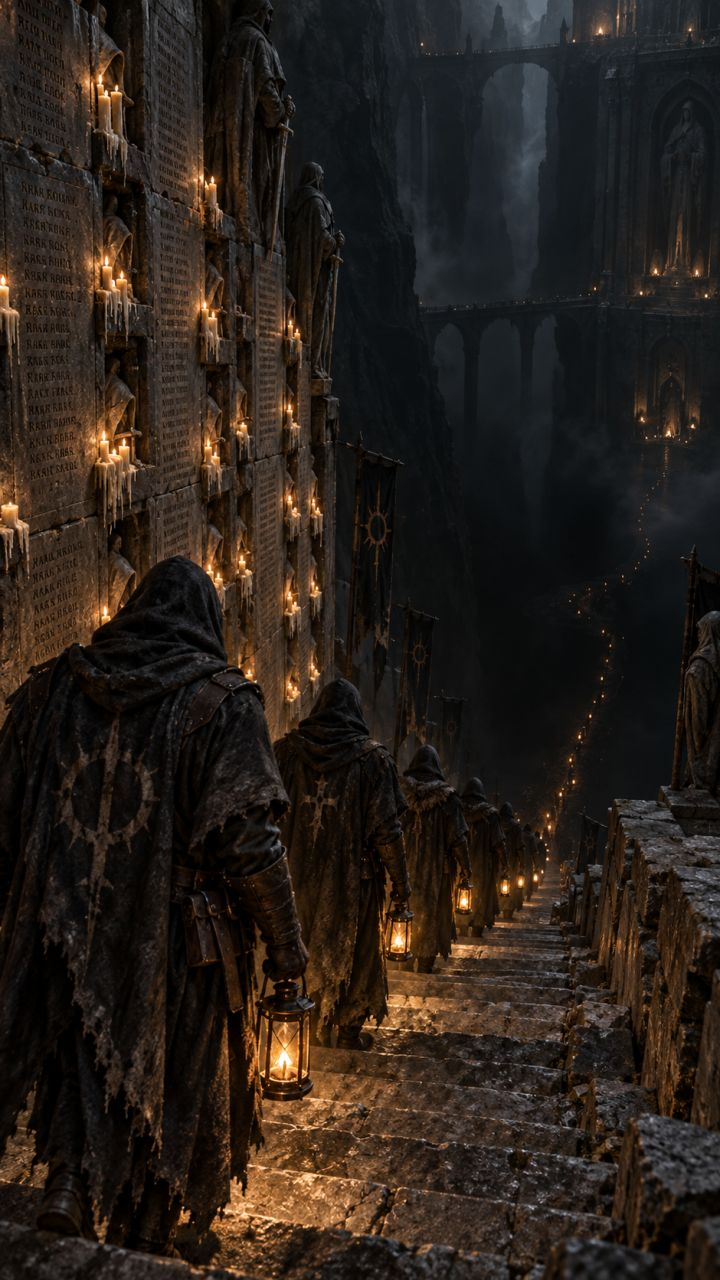
#> input picture assets/img/c_bearers.jpg, 720 x 1280 px
$ python -i process_art.py   (imports and definitions only)
#> lines starting #> are read from the running program, lines starting #| are printed output that depends on the picture; after the words box and inside, x2 and y2 are one past the last pixel; in counts of white or black regions, pixels touching at a corner belong together
#> further down, picture is the input picture: shape (1280, 720, 3); mean B, G, R 26.4, 32.9, 41.4
"""Turns raw generated art into transparent WebP game assets.

Usage: python tools/process_art.py <raw_dir> <artmap.txt>
artmap lines:  key=file.png            (single portrait)
               SHEET file.png=k1,...,k9 (3x3 icon sheet, row-major)
"""
import os
import sys

import cv2
import numpy as np
from scipy import ndimage

ROOT = os.path.dirname(os.path.dirname(os.path.abspath(__file__)))
OUT = {
    'foe': os.path.join(ROOT, 'assets', 'foe'),
    'hero': os.path.join(ROOT, 'assets', 'hero'),
    'items': os.path.join(ROOT, 'assets', 'items'),
}


# [9 lines left out: function load_premul, not called in this run]


def extract_alpha(rgb, thresh=0.085, holes=False):
    """Background = dark pixels connected to the border. Glows outside the subject keep a luminance alpha.
    holes=True also clears large enclosed near-black areas (e.g. the inside of a necklace loop)."""
#> called with thresh = 0.085, holes = False
    mx = rgb.max(-1)
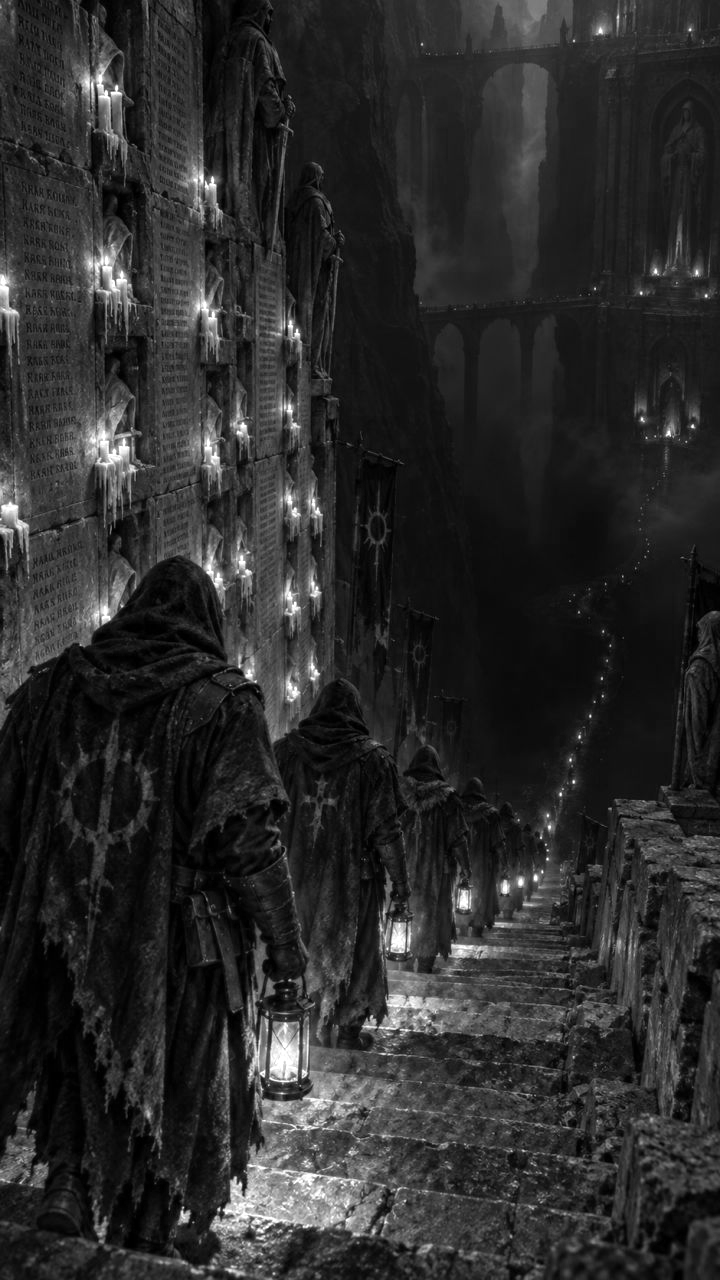
#> mx: shape (1280, 720); min 0, max 255, mean 43.3
    dark = mx < thresh
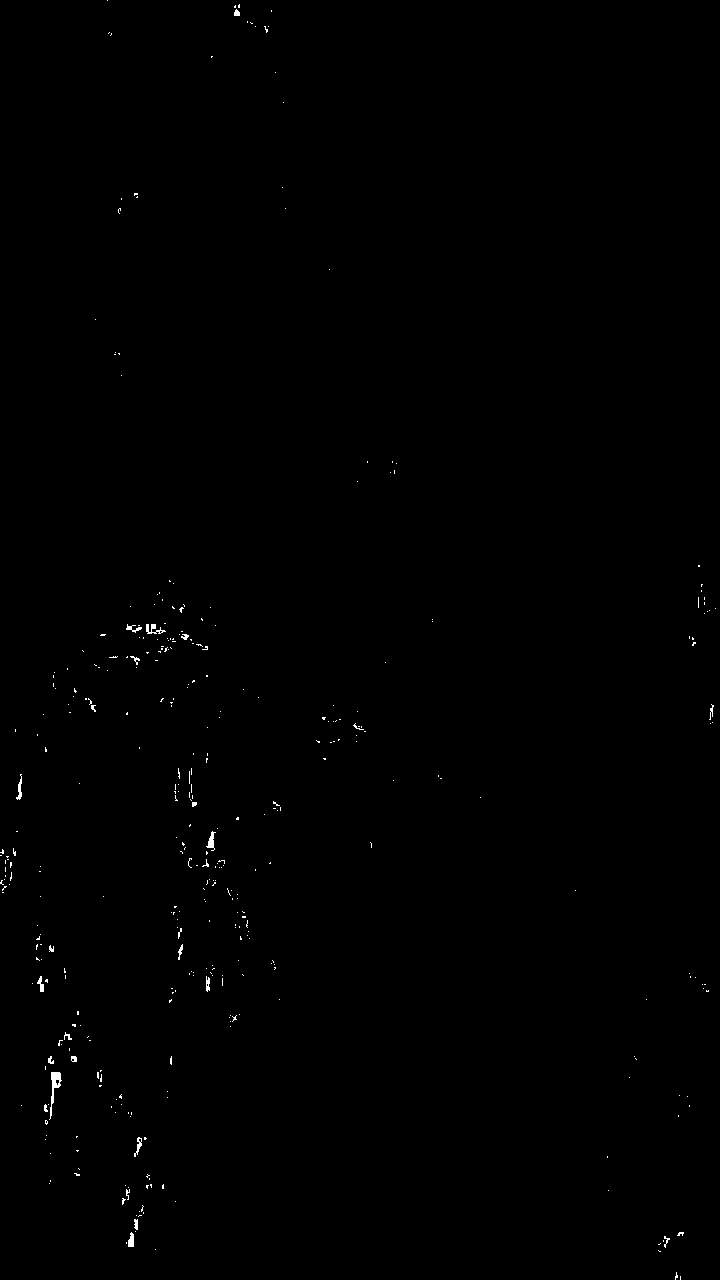
#> dark: shape (1280, 720) bool; 0.27% white in thin lines or dots
    lab, n = ndimage.label(dark)
#> lab: shape (1280, 720) int32; 454 distinct labels, from 0 to 453
#> n = 453
    border = np.unique(np.concatenate([lab[0], lab[-1], lab[:, 0], lab[:, -1]]))
#> border = [0, 1, 218, 223, 250, 452, 453]
    border = border[border > 0]
#> border = [1, 218, 223, 250, 452, 453]
    bg = np.isin(lab, border)
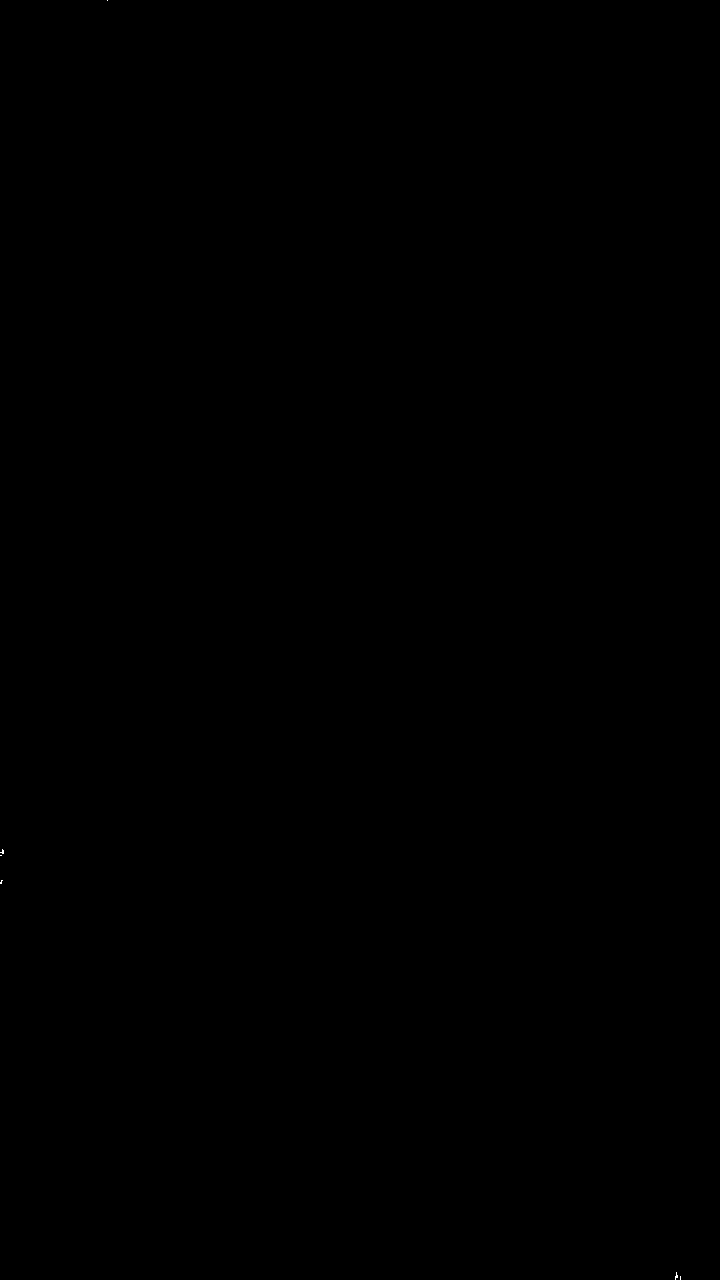
#> bg: shape (1280, 720) bool; 0% white in thin lines or dots
    if holes and n:
        ids = np.arange(1, n + 1)
        area = ndimage.sum(np.ones_like(mx), lab, ids)
        mean = ndimage.mean(mx, lab, ids)
        bg |= np.isin(lab, ids[(area > 600) & (mean < 0.035)])
    solid = (~bg).astype(np.float32)
#> solid: shape (1280, 720) float32; values 0 (black) and 1 (white), 100% white; black in thin lines or dots
    solid = cv2.erode(solid, np.ones((3, 3), np.uint8))
#> solid: shape (1280, 720) float32; values 0 (black) and 1 (white), 100% white; 4 black regions (1 under 20 px), largest, box (x1, y1, x2, y2) and area: (674, 1271, 682, 1280) 51, (0, 848, 5, 857) 37, (0, 879, 4, 885) 21
    solid = cv2.GaussianBlur(solid, (0, 0), 1.3)
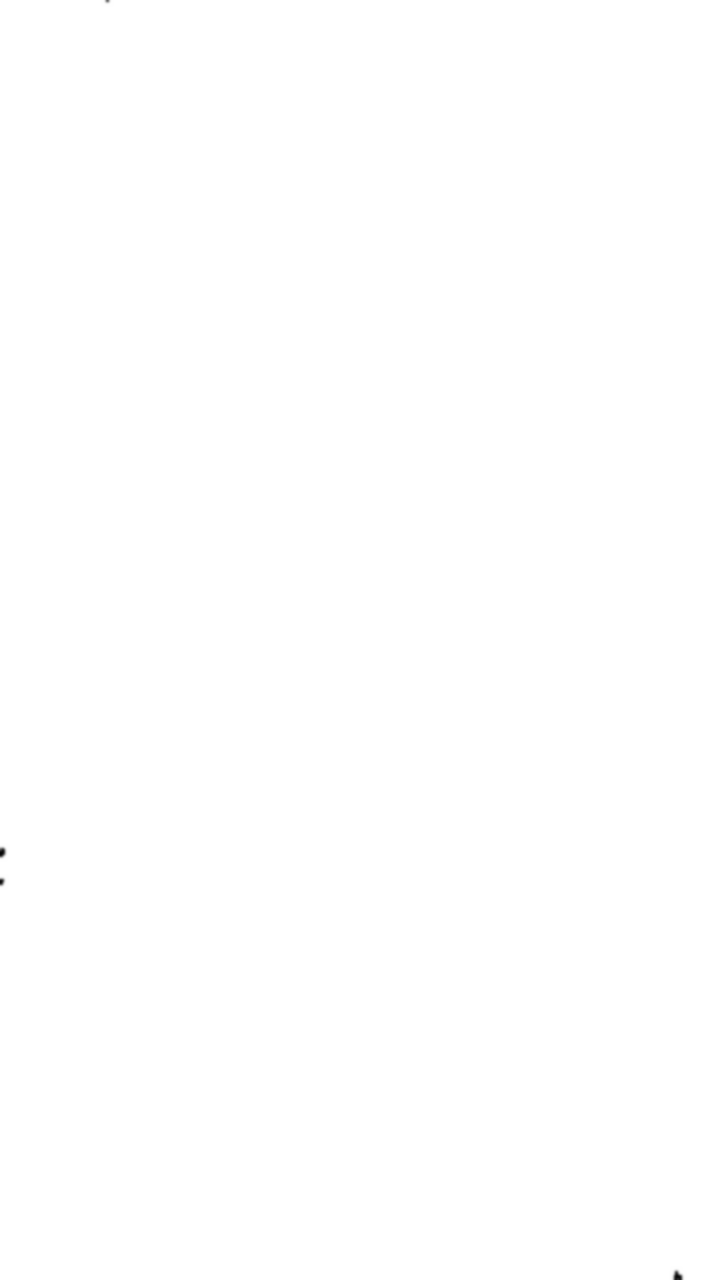
#> solid: shape (1280, 720) float32; min 0.0163, max 1, mean 1
    glow = np.clip((mx - 0.03) / 0.35, 0, 1) ** 1.1
#> glow: shape (1280, 720) float64; values 0 (black) and 1 (white), 99.7% white; black in thin lines or dots
    return np.maximum(solid, glow), ~bg


def unpremul(rgb, alpha):
    out = np.where(alpha[..., None] > 0.004, rgb / np.maximum(alpha[..., None], 0.004), 0)
    return np.clip(out, 0, 1)


# [89 lines left out: functions fit, save, do_single, do_sheet, main, not called in this run]


# [2 lines not run here, left out]

>>> import cv2
>>> picture = cv2.imread('../assets/img/c_bearers.jpg')
>>> result = extract_alpha(picture)
